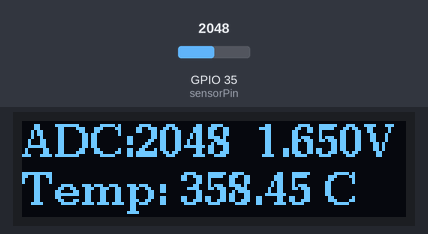
This program was run on a simulated ESP32. Shown: 128×32 one-colour display. Inputs (shaded band) come from the test bench; at power-on: GPIO 35 (sensorPin) = 2048 (analog values on the 0–4095 scale). What the program prints to the serial monitor is not drawn.

Above: at 1.2 s.
1.3 s: GPIO 35 (sensorPin) set to 2866
At 2.3 s:
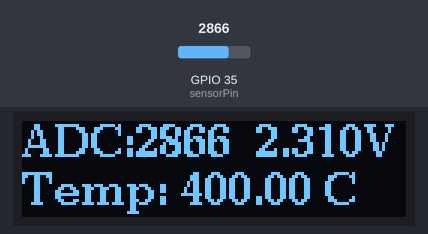
3.1 s: GPIO 35 (sensorPin) set to 3603
At 4.8 s:
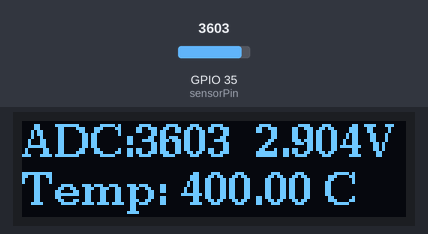
5.1 s: GPIO 35 (sensorPin) set to 4095
At 6.3 s:
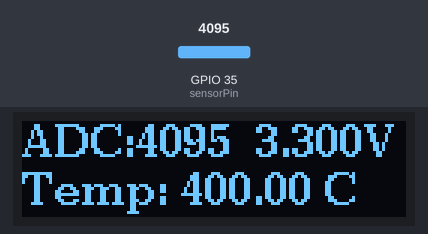
Timing chart, 0 to 8.1 s (numbered marks = the images above; inputs shaded):
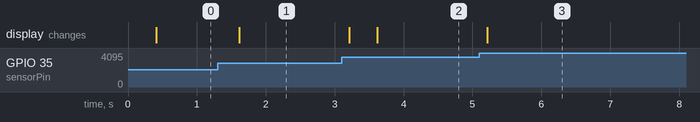

Measured:
- after the input at 1.3 s, the display: changes after 0.31 s (image 1)
- after the input at 3.1 s, the display: first changes after 0.11 s (image 2 shows a later state)
- after the input at 5.1 s, the display: changes after 0.12 s (image 3)

The program:

main.cpp
```cpp
#include <U8g2lib.h>
#include <Arduino.h>

#define sensorPin 35
#define FILTER_SIZE 25

const int NUM_POINTS = 10;
float voltageBuffer[FILTER_SIZE];
int filterIndex = 0;
bool filterFilled = false;

float voltTable[NUM_POINTS] = {0.032, 0.25, 0.46, 0.66, 0.87, 1.06, 1.25, 1.44, 1.62, 1.8};
float tempTable[NUM_POINTS] = {-50, 0, 50, 100, 150, 200, 250, 300, 350, 400};

float adcVoltage = 0;
float voltage_offset = 0.0f;
unsigned long prevUpdateMillis = 0;

U8G2_SSD1306_128X32_UNIVISION_F_HW_I2C u8g2(U8G2_R2, U8X8_PIN_NONE);

float interpolateTemp(float voltage);
float getFilteredVoltage(float newVal);
void showup();

void setup()
{
  Serial.begin(115200);
  u8g2.begin();
  pinMode(sensorPin, INPUT);

  analogReadResolution(12);
  analogSetAttenuation(ADC_11db);
}

void loop() { showup(); }

float getFilteredVoltage(float newVal)
{
  voltageBuffer[filterIndex] = newVal;
  filterIndex = (filterIndex + 1) % FILTER_SIZE;
  if (filterIndex == 0)
    filterFilled = true;

  float sum = 0;
  int count = filterFilled ? FILTER_SIZE : filterIndex;
  for (int i = 0; i < count; i++)
    sum += voltageBuffer[i];

  return sum / count;
}

float interpolateTemp(float voltage)
{
  if (voltage <= voltTable[0])
    return tempTable[0];
  if (voltage >= voltTable[NUM_POINTS - 1])
    return tempTable[NUM_POINTS - 1];

  for (int i = 0; i < NUM_POINTS - 1; i++)
    if (voltage >= voltTable[i] && voltage <= voltTable[i + 1])
      return tempTable[i] + (tempTable[i + 1] - tempTable[i]) * (voltage - voltTable[i]) / (voltTable[i + 1] - voltTable[i]);

  return -999;
}

void showup()
{
  int raw = analogRead(sensorPin);
  float voltage = raw * 3.3f / 4095.0f;
  adcVoltage = adcVoltage * 0.9 + voltage * 0.1;
  float filteredVoltage = getFilteredVoltage(adcVoltage + voltage_offset);
  float Temp = interpolateTemp(filteredVoltage);

  if (millis() - prevUpdateMillis >= 400)
  {
    prevUpdateMillis = millis();
    Serial.printf("ADC=%d  Volt=%.3fV  Temp=%.2fC\n", raw, filteredVoltage, Temp);

    char line1[32], line2[32];
    snprintf(line1, sizeof(line1), "ADC:%d  %.3fV", raw, filteredVoltage);
    snprintf(line2, sizeof(line2), "Temp: %.2f C", Temp);

    u8g2.clearBuffer();
    u8g2.setFont(u8g2_font_ncenB10_tr);
    u8g2.drawStr(0, 12, line1);
    u8g2.drawStr(0, 28, line2);
    u8g2.sendBuffer();
  }
}
```
